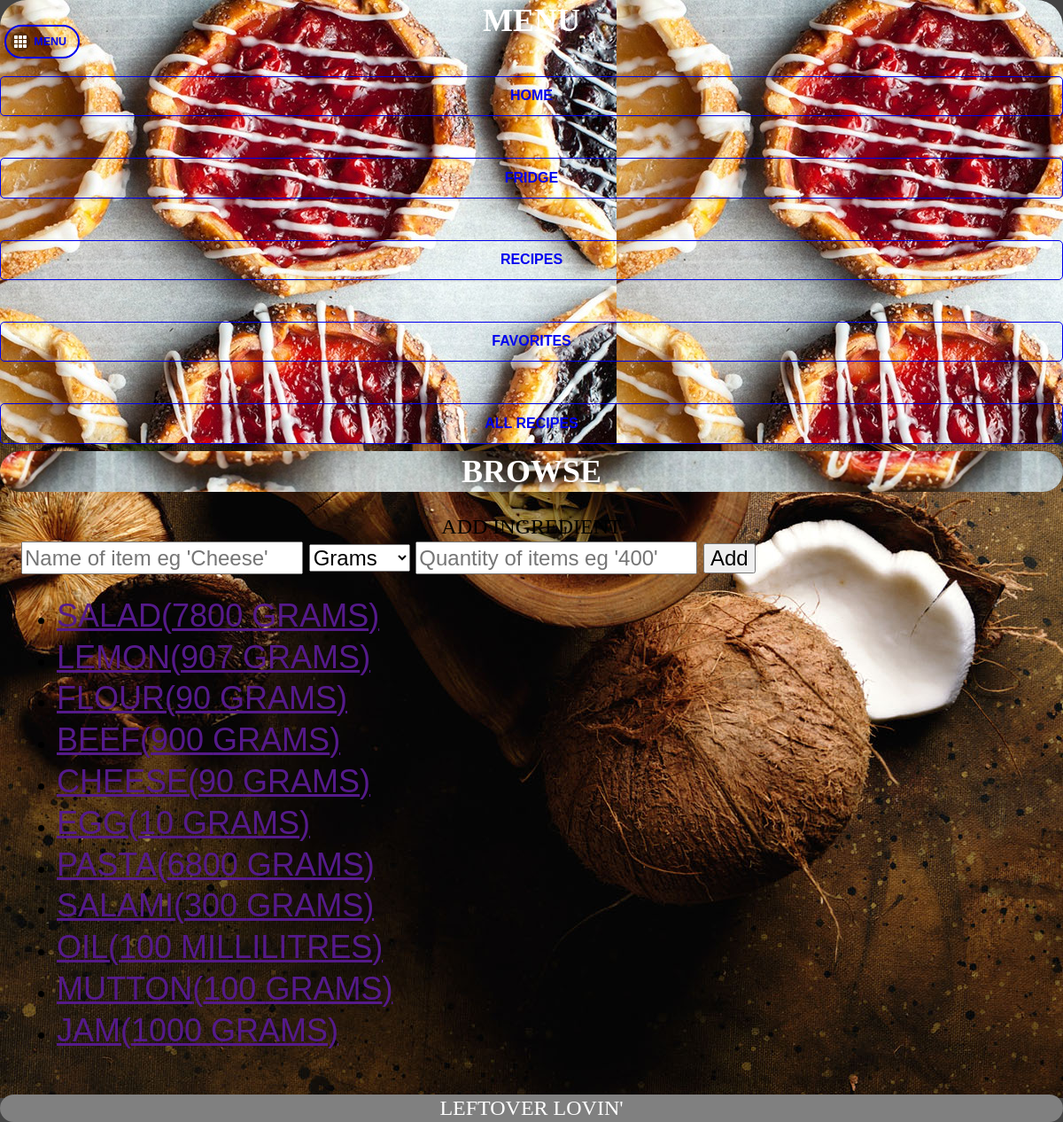
The page /Fridge.php on the database its author committed.
### tables this page shows
CREATE TABLE IF NOT EXISTS `ingredients` (
`ID` int(11) NOT NULL,
  `Name` varchar(500) NOT NULL,
  `Qtype` varchar(25) NOT NULL,
  `Quantity` int(11) NOT NULL
);

### Fridge.php (the view, shortened to what this page needs)
<!DOCTYPE html>
<html>
	<head>
<?php include('stuff.php'); ?>
	</head>
	<body id="bodyP">
		<?php include('panel.php'); ?>
		<div data-role="header" style="overflow:hidden;" id="headerP">
			<h1 id="homeH">Browse</h1>
			<a href="#myPanel" class="ui-btn-left ui-btn ui-btn-inline ui-mini ui-corner-all ui-btn-icon-left ui-icon-grid" id="menuB">Menu</a>
		</div>
		<div data-role="main" class="ui-content" id="main">
			<div id="fridgeadd">
					<h1  id="main">Add Ingredient</h1>
					<input type="text" name="fname" placeholder="Name of item eg 'Cheese'" id="foodadd">
					<select name = "unit">
					<option>Grams</option>
					</select>
					<input type="number" name="amount" placeholder="Quantity of items eg '400'" id="foodadd2">
					<input  id="main"  name="adder" type="submit" value="Add"/>
			</div>
			<div id="fridgelist"  id="main">
				<ul id="listRecipies" data-role="listview" data-filter="true" data-filter-placholder="search recipies" data-inset="true">
<?php
			$result = mysql_query("SELECT * FROM ingredients");
			$count = mysql_num_rows($result);
			if($count > 0)
			{
				while($row = mysql_fetch_array($result)){
					echo "<li><a href='' class='main'>".$row["Name"]."(" .$row["Quantity"]. " " .$row["Qtype"]. ")</a></li>";
				}
			}
			?>
				</ul>
			</div>
		</div>
		<div data-role="footer" id="footerP">
			<h1>Leftover Lovin'</h1>
		</div>
	</body>
</html>

### css/styles.css (style rules this page uses)
#bodyP, body { margin: 0; padding: 0; overflow: auto; overflow: scroll; background:#444444 url("images/922389-yummy-food-wallpaper.jpg") 70% 60% repeat-x; font-size:x-large; }
#homeH { background:url("images/pies4.jpg") 70% 50% repeat-x; font-weight: bold; margin: auto; font-family: Dotum; text-align: center; font-size:150%; color: white; }
.main { font-size:150%; }
h1 { font-weight: bold; margin: auto; font-family: Dotum; text-align: center; font-size:150%; }
#headerP { background:#444444; border-width: 3px; border-radius: 30px; border-color: rgba(195,195,195,1); }
#footerP { background-color: grey; border-color: rgba(195,195,195,1); border-width: 3px; border-radius: 30px; font-size: 20pt; color: white; position: relative; width: 100%; bottom: 10%; }
#menuB { margin-right: 13px; top: 28px; border-width: 2px; border-radius: 30px; margin: auto; }

### css/index.css (style rules this page uses)
* { -webkit-tap-highlight-color: rgba(0,0,0,0); }
body { -webkit-touch-callout: none; -webkit-text-size-adjust: none; -webkit-user-select: none; background-color:#E4E4E4; background-image:linear-gradient(top, #A7A7A7 0%, #E4E4E4 51%); background-image:-webkit-linear-gradient(top, #A7A7A7 0%, #E4E4E4 51%); background-image:-ms-linear-gradient(top, #A7A7A7 0%, #E4E4E4 51%); background-image:-webkit-gradient( linear, left top, left bottom, color-stop(0, #A7A7A7), color-stop(0.51, #E4E4E4) ); background-attachment:fixed; font-family:'HelveticaNeue-Light', 'HelveticaNeue', Helvetica, Arial, sans-serif; font-size:12px; height:100%; margin:0px; padding:0px; text-transform:uppercase; width:100%; }
h1 { font-size:24px; font-weight:normal; margin:0px; overflow:visible; padding:0px; text-align:center; }

### rows shown on the page
ingredients: Name "SALAD", Quantity "7800", Qtype "GRAMS"
ingredients: Name "LEMON", Quantity "907", Qtype "GRAMS"
ingredients: Name "FLOUR", Quantity "90", Qtype "GRAMS"
ingredients: Name "BEEF", Quantity "900", Qtype "GRAMS"
ingredients: Name "CHEESE", Quantity "90", Qtype "GRAMS"
ingredients: Name "EGG", Quantity "10", Qtype "GRAMS"
ingredients: Name "PASTA", Quantity "6800", Qtype "GRAMS"
ingredients: Name "SALAMI", Quantity "300", Qtype "GRAMS"
ingredients: Name "OIL", Quantity "100", Qtype "MILLILITRES"
ingredients: Name "MUTTON", Quantity "100", Qtype "GRAMS"
ingredients: Name "JAM", Quantity "1000", Qtype "GRAMS"
